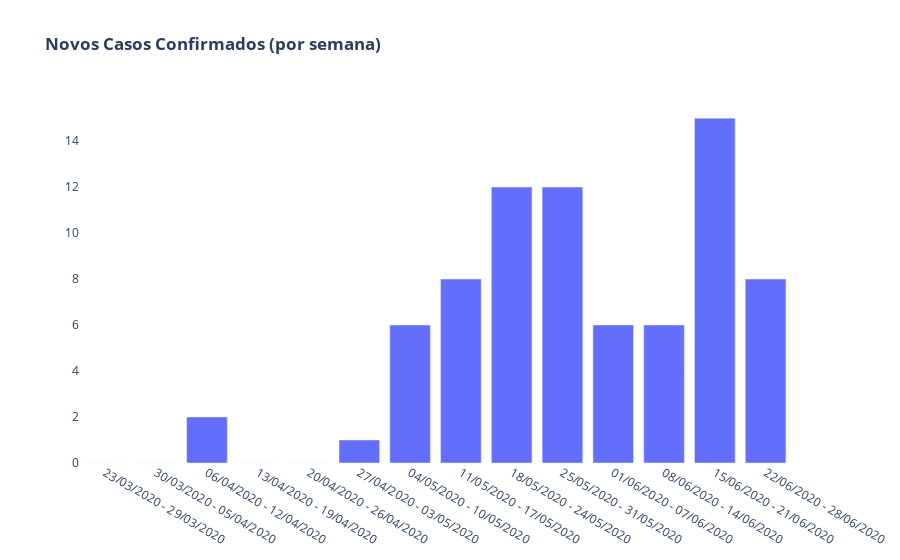

The notebook cell this image was saved under:
### Code cell
bar_soma_casos_semanais = go.Bar(x = soma_confirmados_semanal_consolidado['Semana_str'],
               y = soma_confirmados_semanal_consolidado['Novos Casos'],
               offsetgroup=0)

layout = go.Layout(
        title = '<b>Novos Casos Confirmados (por semana)</b>',
        paper_bgcolor='rgba(0,0,0,0)',
        plot_bgcolor='rgba(0,0,0,0)'
)

dat_soma_casos = [bar_soma_casos_semanais]
fig = go.Figure(data=dat_soma_casos, layout=layout)
py.iplot(fig)

### Figure 1 — Plotly figure (JSON) as saved in the notebook; plotly's stock layout.template omitted (floating-point values rounded to 4 significant figures)
{"data": [{"offsetgroup": "0", "type": "bar", "x": ["23/03/2020 - 29/03/2020", "30/03/2020 - 05/04/2020", "06/04/2020 - 12/04/2020", "13/04/2020 - 19/04/2020", "20/04/2020 - 26/04/2020", "27/04/2020 - 03/05/2020", "04/05/2020 - 10/05/2020", "11/05/2020 - 17/05/2020", "18/05/2020 - 24/05/2020", "25/05/2020 - 31/05/2020", "01/06/2020 - 07/06/2020", "08/06/2020 - 14/06/2020", "15/06/2020 - 21/06/2020", "22/06/2020 - 28/06/2020"], "y": [0, 0, 2, 0, 0, 1, 6, 8, 12, 12, 6, 6, 15, 8]}], "layout": {"paper_bgcolor": "rgba(0,0,0,0)", "plot_bgcolor": "rgba(0,0,0,0)", "title": {"text": "<b>Novos Casos Confirmados (por semana)</b>"}}}
